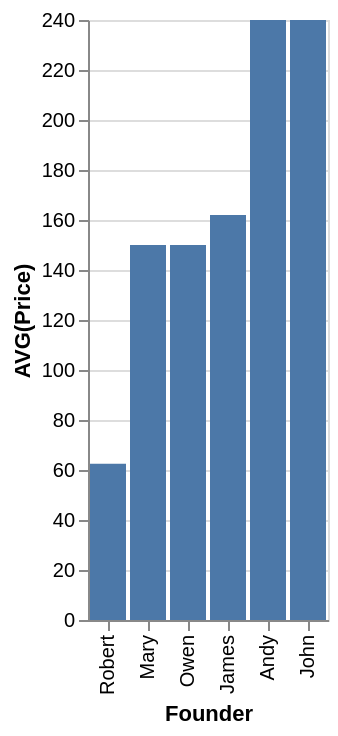

The Vega-Lite source for this figure:
### Vega-Lite specification from a JSON file in a GitHub repository (floating-point values rounded to 4 significant figures)
{"data": {"values": [{"x_data": "Andy", "y_data": 240}, {"x_data": "James", "y_data": 162}, {"x_data": "John", "y_data": 240}, {"x_data": "Mary", "y_data": 150}, {"x_data": "Owen", "y_data": 150}, {"x_data": "Robert", "y_data": 62.5}]}, "mark": "bar", "encoding": {"x": {"field": "x_data", "type": "nominal", "title": "Founder", "sort": {"op": "sum", "field": "y_data", "order": "ascending"}}, "y": {"field": "y_data", "type": "quantitative", "title": "AVG(Price)"}}}
